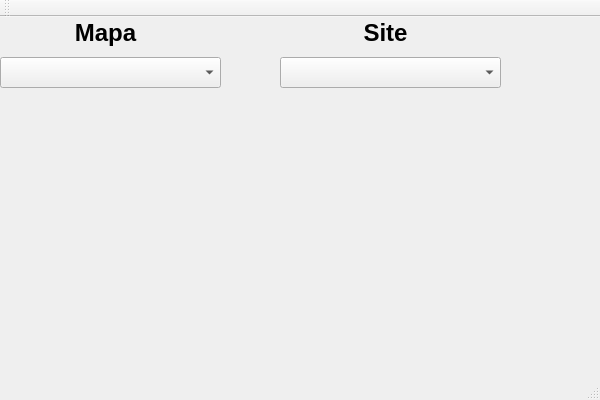
<?xml version="1.0" encoding="UTF-8"?>
<ui version="4.0">
 <class>R6ToolsClass</class>
 <widget class="QMainWindow" name="R6ToolsClass">
  <property name="geometry">
   <rect>
    <x>0</x>
    <y>0</y>
    <width>600</width>
    <height>400</height>
   </rect>
  </property>
  <property name="windowTitle">
   <string>R6Tools</string>
  </property>
  <widget class="QWidget" name="centralWidget">
   <widget class="QComboBox" name="map_combo">
    <property name="geometry">
     <rect>
      <x>0</x>
      <y>40</y>
      <width>221</width>
      <height>31</height>
     </rect>
    </property>
   </widget>
   <widget class="QLabel" name="map">
    <property name="geometry">
     <rect>
      <x>0</x>
      <y>0</y>
      <width>211</width>
      <height>31</height>
     </rect>
    </property>
    <property name="font">
     <font>
      <pointsize>18</pointsize>
      <bold>true</bold>
     </font>
    </property>
    <property name="text">
     <string>Mapa</string>
    </property>
    <property name="alignment">
     <set>Qt::AlignCenter</set>
    </property>
   </widget>
   <widget class="QComboBox" name="site_combo">
    <property name="geometry">
     <rect>
      <x>280</x>
      <y>40</y>
      <width>221</width>
      <height>31</height>
     </rect>
    </property>
   </widget>
   <widget class="QLabel" name="site">
    <property name="geometry">
     <rect>
      <x>280</x>
      <y>0</y>
      <width>211</width>
      <height>31</height>
     </rect>
    </property>
    <property name="font">
     <font>
      <pointsize>18</pointsize>
      <bold>true</bold>
     </font>
    </property>
    <property name="text">
     <string>Site</string>
    </property>
    <property name="alignment">
     <set>Qt::AlignCenter</set>
    </property>
   </widget>
  </widget>
  <widget class="QMenuBar" name="menuBar">
   <property name="geometry">
    <rect>
     <x>0</x>
     <y>0</y>
     <width>600</width>
     <height>22</height>
    </rect>
   </property>
  </widget>
  <widget class="QToolBar" name="mainToolBar">
   <attribute name="toolBarArea">
    <enum>TopToolBarArea</enum>
   </attribute>
   <attribute name="toolBarBreak">
    <bool>false</bool>
   </attribute>
  </widget>
  <widget class="QStatusBar" name="statusBar"/>
 </widget>
 <layoutdefault spacing="6" margin="11"/>
 <resources>
  <include location="R6Tools.qrc"/>
 </resources>
 <connections/>
</ui>
